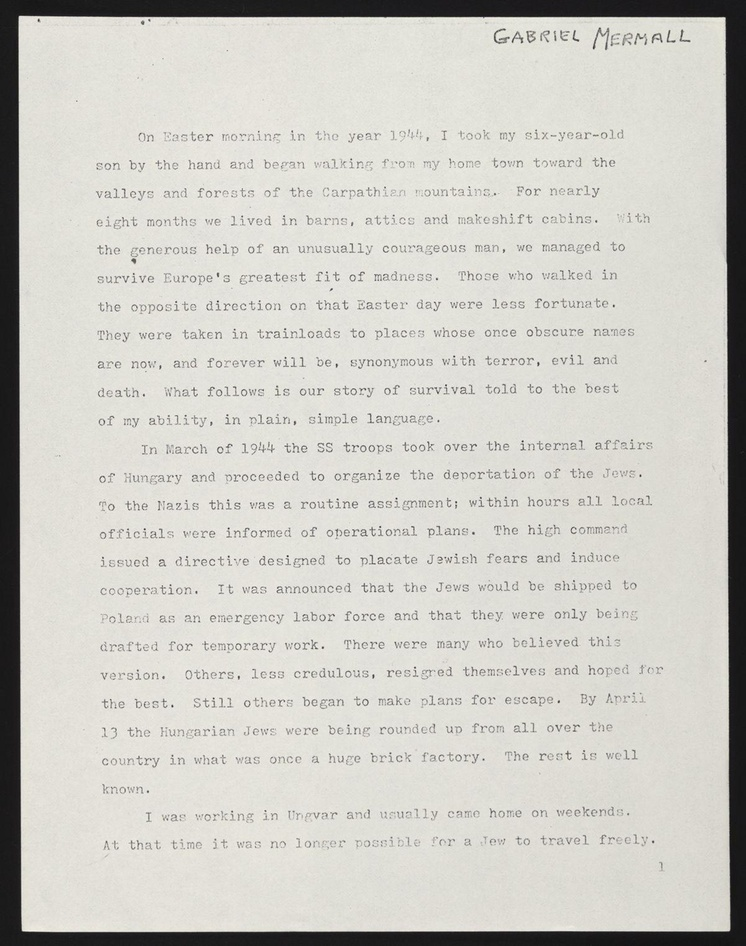
#> input picture data/page_01.jpg, 746 x 946 px, shrunk from 1200 x 1522 before the run, found by its file name
$ python 02_working_with_openCv.py
#> lines starting #> are read from the running program, lines starting #| are printed output that depends on the picture; after the words box and inside, x2 and y2 are one past the last pixel; in counts of white or black regions, pixels touching at a corner belong together
import cv2
from matplotlib import pyplot as plt

image_file = "data/page_01.jpg"
image = cv2.imread(image_file)
#> image is the input picture: shape (946, 746, 3); mean B, G, R 197.6, 204, 205.2
# cv2.imshow("title",image)
# cv2.waitKey(0)
# cv2.destroyAllWindows()

#displaying-different-images-with-actual-size-in-matplotlib-subplot
def display(im_path):
    dpi = 80
    im_data = plt.imread(im_path)

    height, width  = im_data.shape[:2]

    figsize = width / float(dpi), height / float(dpi)

    fig = plt.figure(figsize=figsize)
    ax = fig.add_axes([0, 0, 1, 1])

    ax.axis('off')

    ax.imshow(im_data, cmap='gray')

    plt.show()

#display(image_file)

inverted_image = cv2.bitwise_not(image)
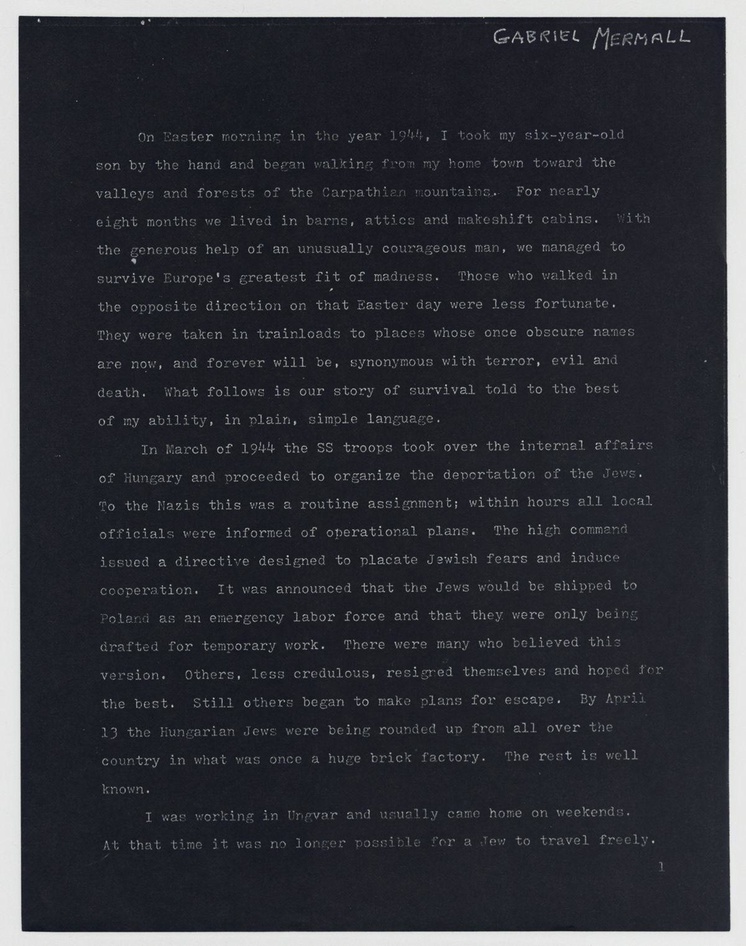
#> inverted_image: shape (946, 746, 3); mean B, G, R 57.4, 51, 49.8
cv2.imwrite("temp/inverted_page_01.jpg", inverted_image)

#display("temp/inverted_page_01.jpg")

def grayscale(img):
    return cv2.cvtColor(img, cv2.COLOR_BGR2GRAY)
gray_image = grayscale(image)
cv2.imwrite("temp/gray_img.jpg", gray_image)
#display("temp/gray_img.jpg")

thresh, im_bw = cv2.threshold(gray_image, 200, 230, cv2.THRESH_BINARY)
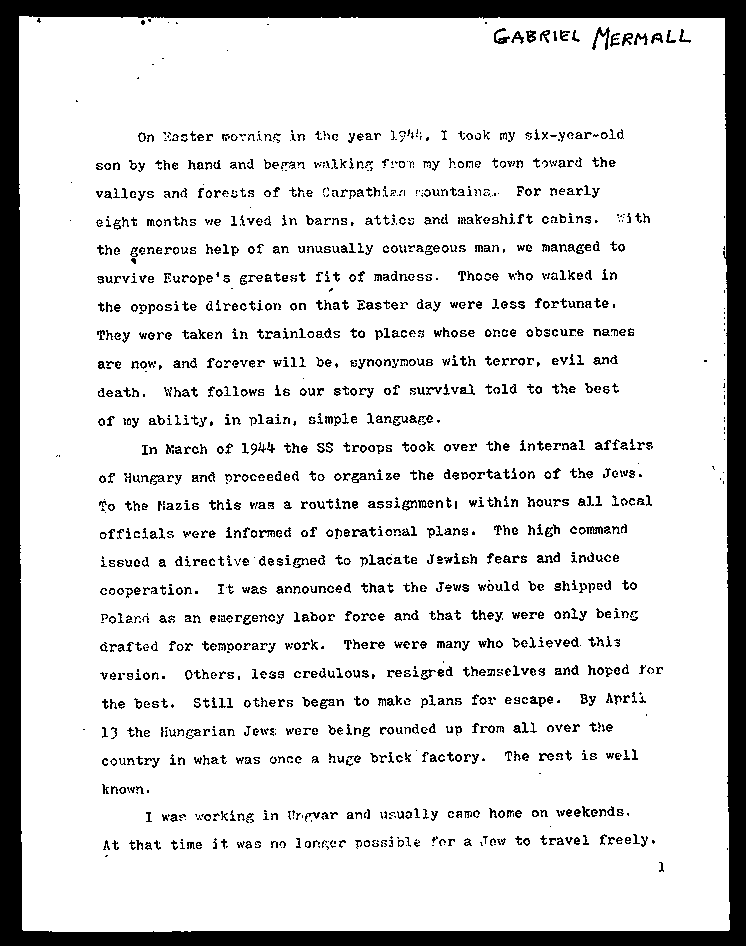
#> im_bw: shape (946, 746); values 0 (black) and 230 (white), 86% white; 1591 black regions (419 under 20 px), largest, box (x1, y1, x2, y2) and area: (0, 0, 746, 946) 60110, (592, 27, 610, 50) 141, (494, 28, 510, 44) 109
cv2.imwrite("temp/bw_image.jpg", im_bw)
#display("temp/bw_image.jpg")


def noise_removal(img):
    import numpy as np
    kernel = np.ones((1,1), np.uint8)
    img = cv2.dilate(img, kernel, iterations=1)
    kernal = np.ones((1,1),np.uint8)
    img = cv2.erode(img, kernal, iterations=1)
    img = cv2.morphologyEx(img, cv2.MORPH_OPEN, kernel)
    img = cv2.medianBlur(img,3)
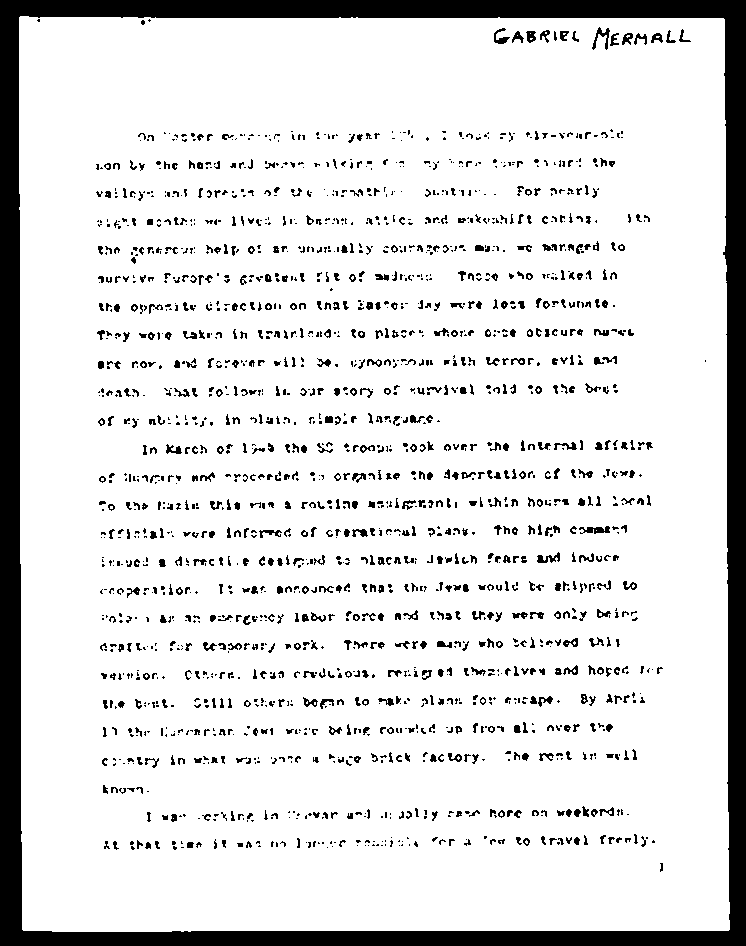
#> img: shape (946, 746); values 0 (black) and 230 (white), 86.9% white; 1853 black regions (1087 under 20 px), largest, box (x1, y1, x2, y2) and area: (0, 0, 746, 946) 60125, (579, 526, 610, 534) 150, (592, 27, 610, 50) 142
    return img
no_noise = noise_removal(im_bw)
cv2.imwrite("temp/no_noise.jpg",no_noise)
#display("temp/no_noise.jpg")


def thick_font(img):
    import numpy as np
    img = cv2.bitwise_not(img)
    kernel = np.ones((2,2),np.uint8)
    img = cv2.dilate(img,kernel,iterations=1)
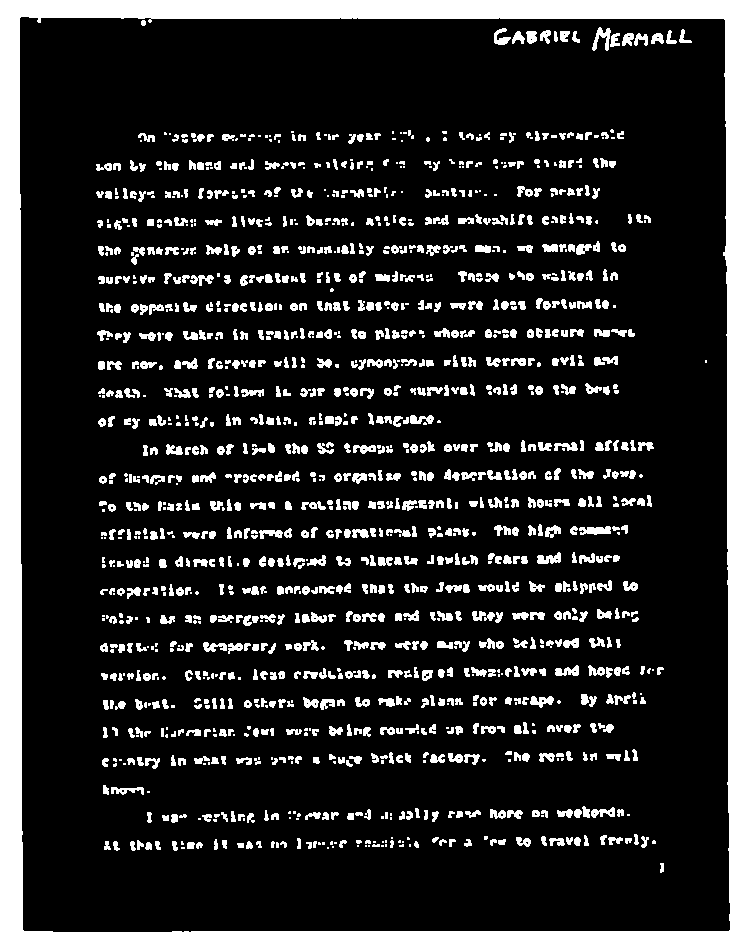
#> img: shape (946, 746); values 25 (black) and 255 (white), 16.6% white; 1427 white regions (390 under 20 px), largest, box (x1, y1, x2, y2) and area: (0, 0, 746, 946) 61804, (579, 526, 611, 535) 213, (592, 27, 611, 51) 209
    img = cv2.bitwise_not(img)
    return img

dialated_image = thick_font(no_noise)
cv2.imwrite("temp/dialated_image.jpg",dialated_image)
#display("temp/dialated_image.jpg")

display("temp/no_noise.jpg")
#> in display, `im_data = plt.imread(im_path)`:
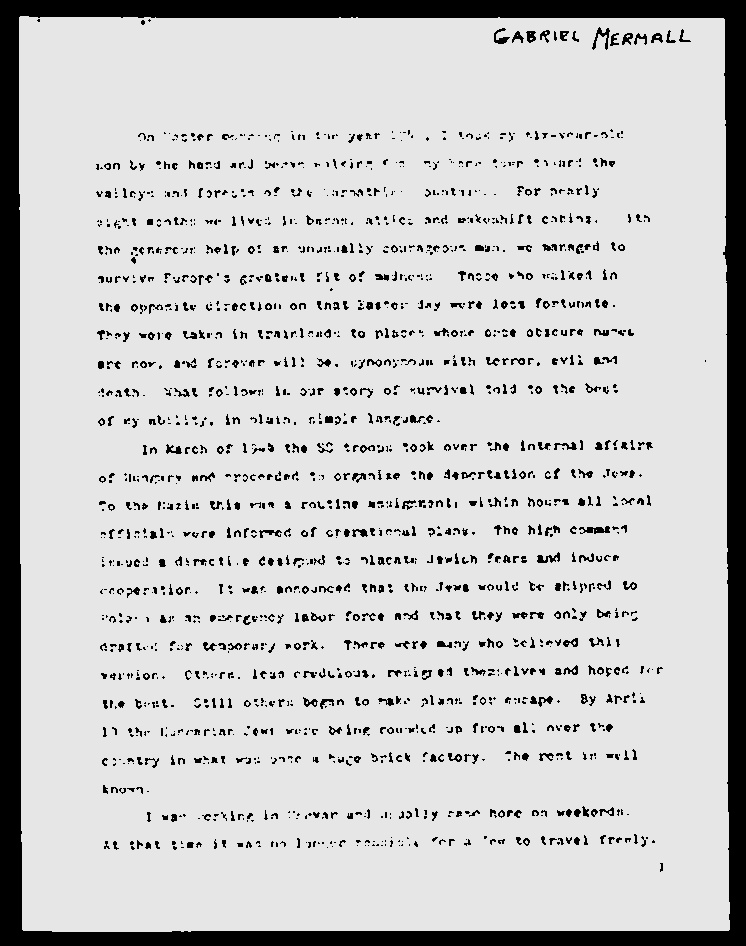
#> im_data: shape (946, 746); min 0, max 239, mean 199.9
